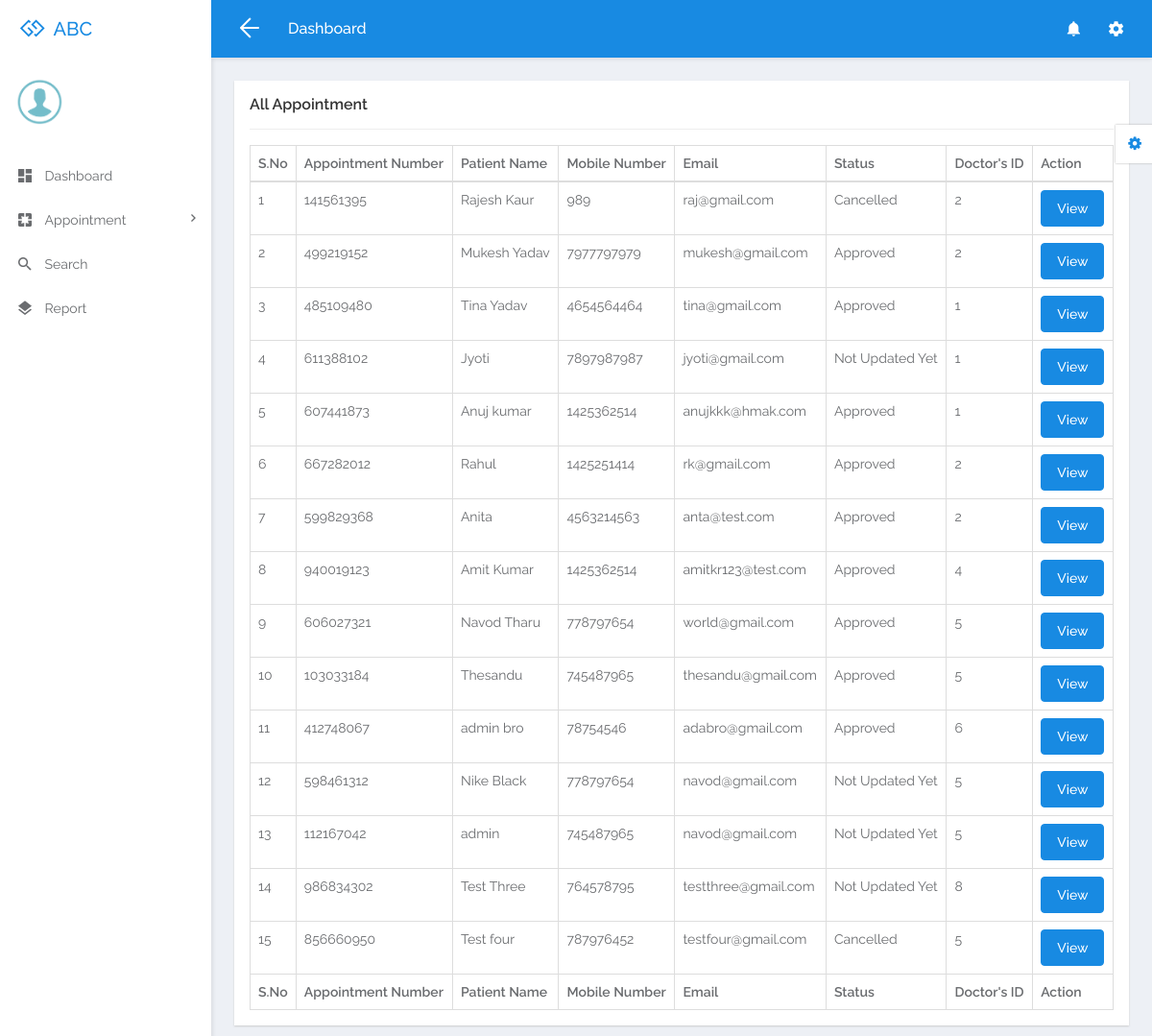
The page /admin/all-appointmenttesting.php (signed in) on the database its author committed.
### tables this page shows
CREATE TABLE `tblappointment` (
  `ID` int(10) NOT NULL,
  `AppointmentNumber` int(10) DEFAULT NULL,
  `Name` varchar(250) DEFAULT NULL,
  `MobileNumber` bigint(20) DEFAULT NULL,
  `Email` varchar(250) DEFAULT NULL,
  `AppointmentDate` date DEFAULT NULL,
  `AppointmentTime` time DEFAULT NULL,
  `Specialization` varchar(250) DEFAULT NULL,
  `Doctor` int(10) DEFAULT NULL,
  `Message` mediumtext DEFAULT NULL,
  `ApplyDate` timestamp NULL DEFAULT current_timestamp(),
  `Remark` varchar(250) DEFAULT NULL,
  `Status` varchar(250) DEFAULT NULL,
  `UpdationDate` timestamp NULL DEFAULT NULL ON UPDATE current_timestamp()
);

### admin/all-appointmenttesting.php (the view, shortened to what this page needs)
<?php
class AppointmentSystem {
    private $db;
    public function __construct($db) {
        $this->db = $db;
    }
    public function getAppointments() {
        $sql = "SELECT * FROM tblappointment";
        $query = $this->db->prepare($sql);
        $query->execute();
        return $query->fetchAll(PDO::FETCH_OBJ);
    }
}
include('includes/dbconnection.php');
$appointmentSystem = new AppointmentSystem($dbh);
$appointmentSystem->checkSession();
$appointments = $appointmentSystem->getAppointments();
?>
<!DOCTYPE html>
<html lang="en">
<head>
    <link rel="stylesheet" href="libs/bower/font-awesome/css/font-awesome.min.css">
    <link rel="stylesheet" href="libs/bower/material-design-iconic-font/dist/css/material-design-iconic-font.css">
    <link rel="stylesheet" href="libs/bower/animate.css/animate.min.css">
    <link rel="stylesheet" href="libs/bower/fullcalendar/dist/fullcalendar.min.css">
    <link rel="stylesheet" href="libs/bower/perfect-scrollbar/css/perfect-scrollbar.css">
    <link rel="stylesheet" href="assets/css/bootstrap.css">
    <link rel="stylesheet" href="assets/css/core.css">
    <link rel="stylesheet" href="assets/css/app.css">
</head>
<body class="menubar-left menubar-unfold menubar-light theme-primary">
<?php include_once('includes/header.php');?>
<?php include_once('includes/sidebar.php');?>
<main id="app-main" class="app-main">
    <div class="wrap">
        <section class="app-content">
            <div class="row">
                <div class="col-md-12">
                    <div class="widget">
                        <header class="widget-header">
                            <h4 class="widget-title">All Appointment</h4>
                        </header>
                        <hr class="widget-separator">
                        <div class="widget-body">
                            <div class="table-responsive">
                                <table class="table table-bordered table-hover js-basic-example dataTable table-custom">
                                    <thead>
                                    <tr>
                                        <th>S.No</th>
                                        <th>Appointment Number</th>
                                        <th>Patient Name</th>
                                        <th>Mobile Number</th>
                                        <th>Email</th>
                                        <th>Status</th>
                                        <th>Doctor's ID</th>
                                        <th>Action</th>
                                    </tr>
                                    </thead>
                                    <tbody>
                                    <?php
                                    $cnt = 1;
                                    foreach ($appointments as $row) {
                                        ?>
                                        <tr>
                                            <td><?php echo htmlentities($cnt); ?></td>
                                            <td><?php echo htmlentities($row->AppointmentNumber); ?></td>
                                            <td><?php echo htmlentities($row->Name); ?></td>
                                            <td><?php echo htmlentities($row->MobileNumber); ?></td>
                                            <td><?php echo htmlentities($row->Email); ?></td>
                                            <td><?php echo ($row->Status == "") ? "Not Updated Yet" : htmlentities($row->Status); ?></td>
                                            <td><?php echo htmlentities($row->Doctor); ?></td>
                                            <td><a href="view-appointment-detail.php?editid=<?php echo htmlentities($row->ID); ?>&amp;aptid=<?php echo htmlentities($row->AppointmentNumber); ?>" class="btn btn-primary">View</a></td>
                                        </tr>
                                        <?php
                                        $cnt = $cnt + 1;
                                    }
                                    ?>
                                    </tbody>
                                    <tfoot>
                                    <tr>
                                        <th>S.No</th>
                                        <th>Appointment Number</th>
                                        <th>Patient Name</th>
                                        <th>Mobile Number</th>
                                        <th>Email</th>
                                        <th>Status</th>
                                        <th>Doctor's ID</th>
                                        <th>Action</th>
                                    </tr>
                                    </tfoot>
                                </table>
                            </div>
                        </div>
                    </div>
                </div>
            </div>
        </section>
    </div>
</main>
<?php include_once('includes/customizer.php');?>
</body>
</html>

### admin/includes/header.php (shortened to what this page needs)
<nav id="app-navbar" class="navbar navbar-inverse navbar-fixed-top primary">
  <div class="navbar-header">
    <a href="dashboard.php" class="navbar-brand">
      <span class="brand-icon"><i class="fa fa-gg"></i></span>
      <span class="brand-name">ABC</span>
    </a>
  </div>
  <div class="navbar-container container-fluid">
    <div class="collapse navbar-collapse" id="app-navbar-collapse">
      <ul class="nav navbar-toolbar navbar-toolbar-left navbar-left">
        <li class="hidden-float hidden-menubar-top">
          <a href="javascript:void(0)" role="button" id="menubar-fold-btn" class="hamburger hamburger--arrowalt is-active js-hamburger">
            <span class="hamburger-box"><span class="hamburger-inner"></span></span>
          </a>
        </li>
        <li>
          <h5 class="page-title hidden-menubar-top hidden-float">Dashboard</h5>
        </li>
      </ul>
      <ul class="nav navbar-toolbar navbar-toolbar-right navbar-right">
        <li class="dropdown">
          <a href="#" class="dropdown-toggle" data-toggle="dropdown" role="button" aria-haspopup="true" aria-expanded="false"><i class="zmdi zmdi-hc-lg zmdi-notifications"></i></a>
        </li>
        <li class="dropdown">
          <a href="javascript:void(0)" class="dropdown-toggle" data-toggle="dropdown" role="button" aria-haspopup="true" aria-expanded="false"><i class="zmdi zmdi-hc-lg zmdi-settings"></i></a>
        </li>
      </ul>
    </div>
  </div>
</nav>

### admin/includes/sidebar.php (shortened to what this page needs)
<aside id="menubar" class="menubar light">
  <div class="app-user">
    <div class="media">
      <div class="media-left">
        <div class="avatar avatar-md avatar-circle">
          <a href="javascript:void(0)"><img class="img-responsive" src="assets/images/images.png" alt="avatar"/></a>
        </div>
      </div>
      <div class="media-body">
      </div>
    </div>
  </div>
  <div class="menubar-scroll">
    <div class="menubar-scroll-inner">
      <ul class="app-menu">
        <li class="has-submenu">
          <a href="dashboard.php">
            <i class="menu-icon zmdi zmdi-view-dashboard zmdi-hc-lg"></i>
            <span class="menu-text">Dashboard</span>
          </a>
        </li>
       <li class="has-submenu">
          <a href="javascript:void(0)" class="submenu-toggle">
            <i class="menu-icon zmdi zmdi-pages zmdi-hc-lg"></i>
            <span class="menu-text">Appointment</span>
            <i class="menu-caret zmdi zmdi-hc-sm zmdi-chevron-right"></i>
          </a>
        </li>
        <li>
          <a href="search.php">
            <i class="menu-icon zmdi zmdi-search zmdi-hc-lg"></i>
            <span class="menu-text">Search</span>
          </a>
        </li>
        <li>
          <a href="appointment-bwdates.php">
            <i class="menu-icon zmdi zmdi-layers zmdi-hc-lg"></i>
            <span class="menu-text">Report</span>
          </a>
        </li>
      </ul>
    </div>
  </div>
</aside>

### admin/includes/customizer.php (shortened to what this page needs)
<div id="app-customizer" class="app-customizer">
  <a href="javascript:void(0)"
    class="app-customizer-toggle theme-color"
    data-toggle="class"
    data-class="open"
    data-active="false"
    data-target="#app-customizer">
    <i class="fa fa-gear"></i>
  </a>
</div>

### rows shown on the page
tblappointment: AppointmentNumber "141561395", Name "Rajesh Kaur", MobileNumber "989", Email "raj@gmail.com", Status "Cancelled", Doctor "2"
tblappointment: AppointmentNumber "499219152", Name "Mukesh Yadav", MobileNumber "7977797979", Email "mukesh@gmail.com", Status "Approved", Doctor "2"
tblappointment: AppointmentNumber "485109480", Name "Tina Yadav", MobileNumber "4654564464", Email "tina@gmail.com", Status "Approved", Doctor "1"
tblappointment: AppointmentNumber "611388102", Name "Jyoti", MobileNumber "7897987987", Email "jyoti@gmail.com", shows "Not Updated Yet", Doctor "1"
tblappointment: AppointmentNumber "607441873", Name "Anuj kumar", MobileNumber "1425362514", Email "anujkkk@hmak.com", Status "Approved", Doctor "1"
tblappointment: AppointmentNumber "667282012", Name "Rahul", MobileNumber "1425251414", Email "rk@gmail.com", Status "Approved", Doctor "2"
tblappointment: AppointmentNumber "599829368", Name "Anita", MobileNumber "4563214563", Email "anta@test.com", Status "Approved", Doctor "2"
tblappointment: AppointmentNumber "940019123", Name "Amit Kumar", MobileNumber "1425362514", Email "amitkr123@test.com", Status "Approved", Doctor "4"
tblappointment: AppointmentNumber "606027321", Name "Navod Tharu", MobileNumber "778797654", Email "world@gmail.com", Status "Approved", Doctor "5"
tblappointment: AppointmentNumber "103033184", Name "Thesandu", MobileNumber "745487965", Email "thesandu@gmail.com", Status "Approved", Doctor "5"
tblappointment: AppointmentNumber "412748067", Name "admin bro", MobileNumber "78754546", Email "adabro@gmail.com", Status "Approved", Doctor "6"
tblappointment: AppointmentNumber "598461312", Name "Nike Black", MobileNumber "778797654", Email "navod@gmail.com", shows "Not Updated Yet", Doctor "5"
tblappointment: AppointmentNumber "112167042", Name "admin", MobileNumber "745487965", Email "navod@gmail.com", shows "Not Updated Yet", Doctor "5"
tblappointment: AppointmentNumber "986834302", Name "Test Three", MobileNumber "764578795", Email "testthree@gmail.com", shows "Not Updated Yet", Doctor "8"
tblappointment: AppointmentNumber "856660950", Name "Test four", MobileNumber "787976452", Email "testfour@gmail.com", Status "Cancelled", Doctor "5"
